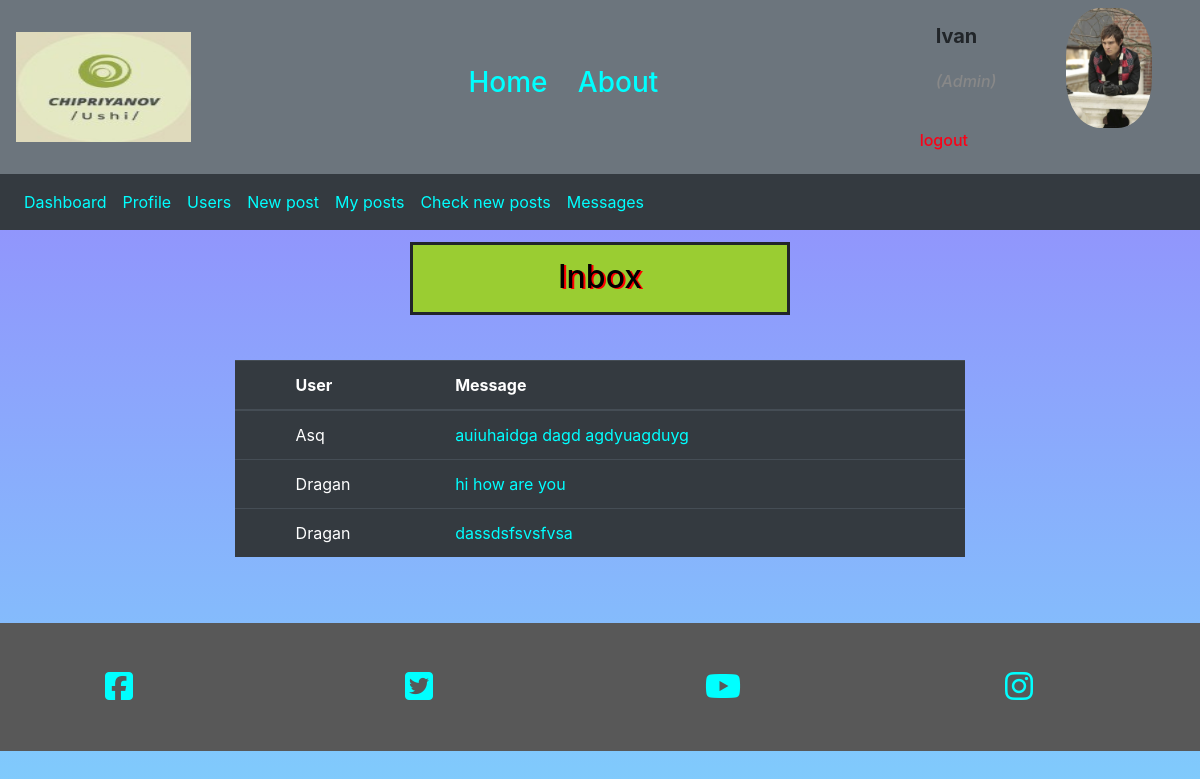
Screenshot of /inbox.php (signed in) with the database file from the repository.
### tables this page shows
CREATE TABLE `messages` (
  `id` int(11) NOT NULL,
  `msgFrom` varchar(200) NOT NULL,
  `text` text NOT NULL,
  `msgTo` varchar(200) NOT NULL
);

### inbox.php (the view, shortened to what this page needs)
<?php
include 'functions.php';
include 'header.php';
include 'head.php';
include 'nav.php';
?>
<div class="container">
<div class="row">
    <div class="col-md-4"></div>
    <div class="col-md-4 mess">
        <h2 class="mess-name"><p>Inbox</p></h2>
    </div>
    <div class="col-md-4"></div>
</div>
<div class="row row all_cards">
    <div class=" col-md-2"></div>
        <div class=" col-md-8">
        <table class="table table-hover table-dark">
            <thead>
                <tr>
                    <th></th>
                    <th scope="col-md-4 col-12">User</th>
                    <th scope="col-md-6 col-12">Message</th>
                </tr>
            </thead>
            <tbody>
                <tr>
                    <?php
                    $sql = "SELECT * FROM `messages` WHERE msgTo ='".$_SESSION['user']['username']."'";
                    $result = $db->query($sql);
                    echo "<table";
                    if ($result->num_rows > 0) {
                        while ($row = $result->fetch_assoc()) {
                            echo '<tr>'
                            ?>
                    <td></td>
                            <td><?php echo $row["msgFrom"] ?></td>
                            <td><a class="users_link"
                                   href="readMsg.php?id=<?php echo $row["id"] ?>"><?php echo $row["text"] ?></a></td>
                        </tr>
                         <?php
                    }
                } else {
                    echo "0 results";
                }
                echo "</table>";
                ?>
    </div>
    <div class=" col-md-2"></div>
</div>
</div>
<?php
include 'footer.php';

### all_style.css (style rules this page uses)
.all_cards { margin: 20px; }
.table { margin-top: 25px; }
.users_link { color: #00FFFF; }
.mess-name { color: #000000; text-shadow: 2px 1px #FF0000; }
.mess { text-align: center; margin-top: 1%; border: solid; background: yellowgreen; padding-top: 13px; }

### rows the page displays
messages: msgFrom "Asq", text "auiuhaidga dagd agdyuagduyg"
messages: msgFrom "Dragan", text "hi how are you"
messages: msgFrom "Dragan", text "dassdsfsvsfvsa"

### other values shown
$_SESSION['user']['username'] "Ivan"
$_SESSION['user']['user_type'] "Admin"
